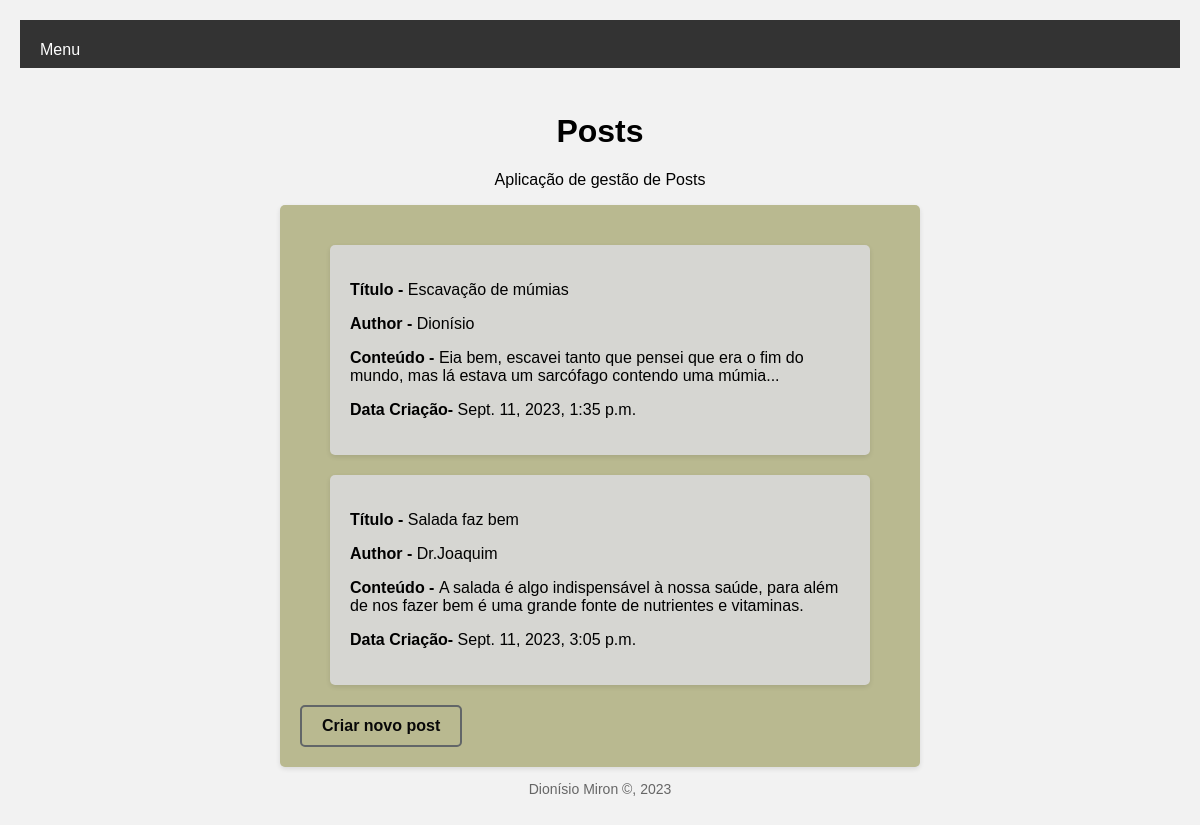
The page /posts on the database its author committed.
### portfolio/models.py (models this page shows, shortened)
class Post(models.Model):
    titulo = models.CharField(max_length=30)
    author = models.CharField(max_length=40)
    conteudo = models.CharField(max_length=500)
    datacriacao = models.DateTimeField(auto_now_add=True)

### portfolio/views.py (the view)
# urls.py: path('posts', views.blog_view, name="posts"),
def blog_view(request):
    context = {'posts': Post.objects.all()}
    return render(request, 'portfolio/blog.html', context)

### portfolio/Templates/Portfolio/blog.html
{% extends 'portfolio/base.html' %}
{% block main %}
    {% for Post in posts %}
    <div class = "Poster">
        <b><p>Título - </b>{{ Post.titulo }}</p>
        <b><p>Author - </b>{{ Post.author }}</p>
        <b><p>Conteúdo - </b>{{ Post.conteudo }}</p>
        <b><p>Data Criação- </b>{{ Post.datacriacao }}</p>
    </div>
    {% endfor %}
    <a class = "botao" href="{% url 'portfolio:nova'%}">Criar novo post</a>
{% endblock %}

### portfolio/static/portfolio/css/blogStyle.css (style rules this page uses)
body { font-family: Arial, sans-serif; background-color: #f2f2f2; margin: 0; padding: 20px; }
.Poster { max-width: 500px; margin: 0 auto; background-color: rgb(214, 214, 210); border-radius: 5px; padding: 20px; box-shadow: 0 2px 5px rgba(0, 0, 0, 0.1); margin-bottom: 20px; margin-top: 20px; }
.botao { display: inline-block; padding: 10px 20px; font-size: 16px; font-weight: bold; text-align: center; text-decoration: none; border-radius: 5px; border: 2px solid #626668; color: #080808; background-color: transparent; cursor: pointer; transition: background-color 0.3s, color 0.3s, border-color 0.3s; }

### rows shown on the page
Post: titulo "Escavação de múmias", author "Dionísio", conteudo "Eia bem, escavei tanto que pensei que era o fim do mundo, mas lá estava um sarcófago contendo uma múmia...", datacriacao "Sept. 11, 2023, 1:35 p.m."
Post: titulo "Salada faz bem", author "Dr.Joaquim", conteudo "A salada é algo indispensável à nossa saúde, para além de nos fazer bem é uma grande fonte de nutrientes e vitaminas.", datacriacao "Sept. 11, 2023, 3:05 p.m."
